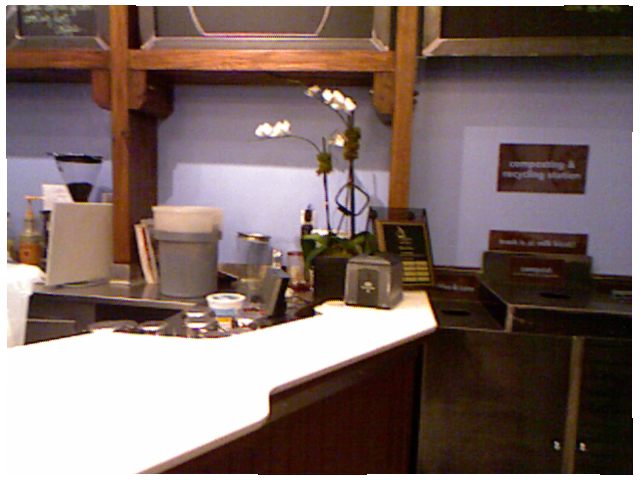
//> input picture data/rgb.png, 640 x 480 px
$ ./syn   (built with g++ and OpenCV 4)
//> lines starting //> are read from the running program, lines starting //| are printed output that depends on the picture
#include <iostream>
#include <string>
#include <vector>

using namespace std;

#include <opencv2/opencv.hpp>

using namespace cv;


struct CAMERA_INTRINSIC_PARAMS{
	double cx, cy, fx, fy, scale;};

int main(int argc, char const *argv[])
{


	CAMERA_INTRINSIC_PARAMS camera;

	//Camera intrinsic para
	camera.scale = 1000;
	camera.cx = 325.5;
	camera.cy = 253.5;
	camera.fx = 518.0;
	camera.fy = 519.0;


	Mat rgb, depth;

	rgb = imread("../data/rgb.png");
//> rgb is the input picture: 480 rows x 640 cols, CV_8UC3; mean B, G, R 103.3, 108, 126.7
	depth = imread("../data/depth.png",-1);
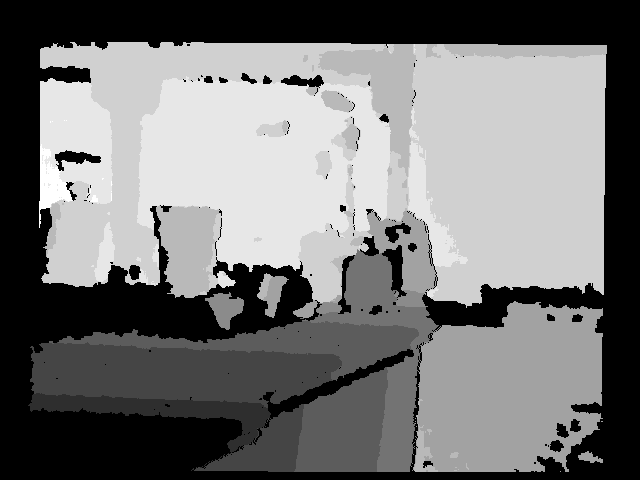
//> input picture data/depth.png, 640 x 480 px
//> depth is the input picture: 480 rows x 640 cols, CV_16UC1; min 0, max 2915, mean 1401.8

	Mat synthesis(rgb.rows, rgb.cols, CV_8UC3);


	for (int m = 0; m < depth.rows; m++){
		for (int n = 0; n < depth.cols; n++)
		{

			ushort d = depth.ptr<ushort>(m)[n];
			if (d == 0)
				continue;


			Point3f p; //point 3d in camera frame

			p.z = double(d) / camera.scale;
			p.x = (n - camera.cx) * p.z / camera.fx;
			p.y = (m - camera.cy) * p.z / camera.fy;

			Mat p1(3,1, CV_64F);
			p1.at<double>(0,0) = p.x;
    		p1.at<double>(1,0) = p.y;
    		p1.at<double>(2,0) = p.z;


			Vec3b color = rgb.at<Vec3b>(Point(n,m));

			// rotation & translation

			Mat R(3,3, CV_64F);
			Mat invR(3,3, CV_64F);

			float localroll = 10;
			float localpitch = 0;
			float localyaw = 0;

			double c1 = cos(localyaw*M_PI/180);
    		double s1 = sin(localyaw*M_PI/180);
    		double c2 = cos(localpitch*M_PI/180);
    		double s2 = sin(localpitch*M_PI/180);
    		double c3 = cos(localroll*M_PI/180);
    		double s3 = sin(localroll*M_PI/180);

    		double m1[3][3] = {{c1,s1,0},{-s1,c1,0},{0,0,1}}; //heading
    		double m2[3][3] = {{c2,0,-s2},{0,1,0},{s2,0,c2}};  //pitch
    		double m3[3][3] = {{1,0,0},{0,c3,s3},{0,-s3,c3}};  //pitch


   			Mat R1(3,3,CV_64F,m1);//D
    		Mat R2(3,3,CV_64F,m2);//C
    		Mat R3(3,3,CV_64F,m3);//B

 			//Rotation matrix R = BCD
    		R = R2*R3*R1;
    		//invR = R1.t() *R3.t() *R2.t();

    		Mat tvec(3,1,CV_64F);
    		tvec.at<double>(0,0) = 0;
    		tvec.at<double>(1,0) = 0;
    		tvec.at<double>(2,0) = 1;

    		// new 3d points
    		Mat p2(3,1, CV_64F);
    		p2 = R*p1+ tvec;


    		//cout  << "p2 position =" << p2.at<double>(0,0) << " "<< p2.at<double>(1,0)  << " "<< p2.at<double>(2,0)<< endl;

    		Point3f imagep;

    		imagep.z = p2.at<double>(2,0)*camera.scale;
    		imagep.x = (camera.fx * p2.at<double>(0,0)) / p2.at<double>(2,0) + camera.cx;
    		imagep.y = (camera.fy * p2.at<double>(1,0)) / p2.at<double>(2,0) + camera.cy;

    		//cout  << "imagep position =" << imagep.z << " "<< imagep.x  << " "<< imagep.y<< endl;

    		if (isnan(imagep.x)||isnan(imagep.y) || imagep.x < 0 || imagep.y < 0 ) //|| imagep.x > rgb.cols || imagep.y > rgb.cols
    		{
    			continue;
    		}else{
    			int cInt = int (imagep.x);
    			int rInt = int (imagep.y);
    			synthesis.at<Vec3b>(Point(cInt,rInt)) = color;
    		}
    	}
    }
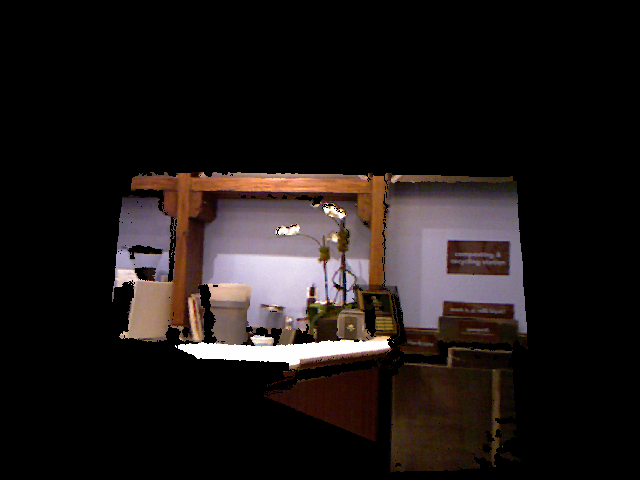
//> synthesis: 480 rows x 640 cols, CV_8UC3; mean B, G, R 23.6, 24.6, 30.9

    char *savepath = new char[100];
    sprintf(savepath, "%s", "../data/rgbsyn.png");
    imwrite(savepath, synthesis);
    delete [] savepath;

	return 0;
}
